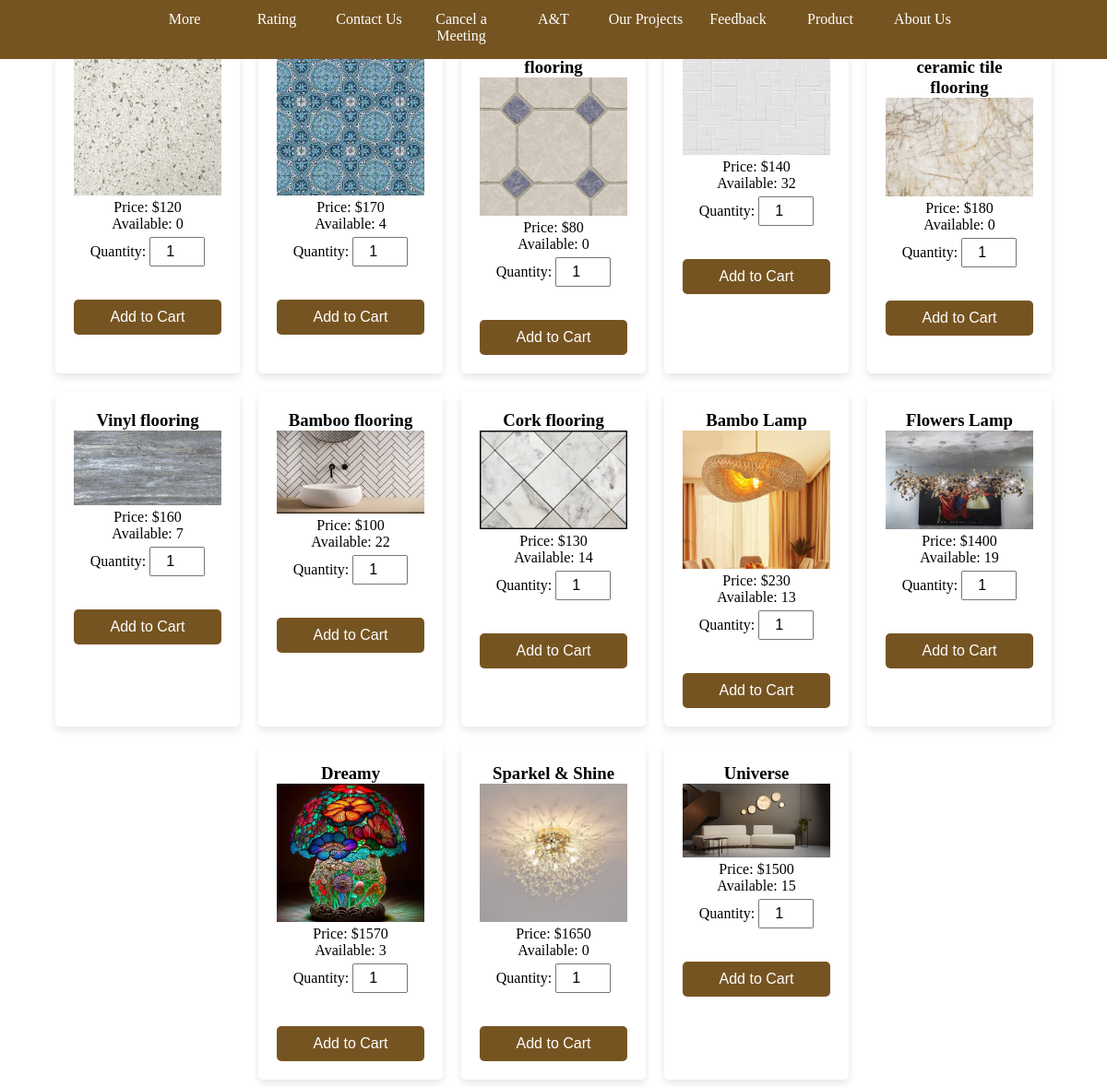
The page /products.php (signed in) on the database its author committed.
### tables this page shows
CREATE TABLE `product` (
  `id` int(11) NOT NULL,
  `name` varchar(250) NOT NULL,
  `image` varchar(1000) NOT NULL,
  `price` int(250) NOT NULL,
  `quantity` int(250) NOT NULL,
  `cat` varchar(250) NOT NULL,
  `detail` varchar(5000) NOT NULL,
  `sales_count` int(11) DEFAULT 0
);

### products.php (the view, shortened to what this page needs)
<?php include('menu.php') ?>
<?php
$host = 'localhost';
$user = 'root';
$pass = '';
$db   = 'projectgmrh';
try {
    $pdo = new PDO("mysql:host=$host;dbname=$db;charset=utf8", $user, $pass);
    $pdo->setAttribute(PDO::ATTR_ERRMODE, PDO::ERRMODE_EXCEPTION);
} catch (PDOException $e) {
    die("Database connection failed: " . $e->getMessage());
}
function getAllProducts($pdo) {
    $stmt = $pdo->query('SELECT * FROM product');
    return $stmt->fetchAll(PDO::FETCH_ASSOC);
}
$products = getAllProducts($pdo);
?>
<!DOCTYPE html>
<html lang="en">
<head>
</head>
<body>
<div class="products-container">
    <?php foreach ($products as $product): ?>
        <div class="item">
            <h3><?php echo htmlspecialchars($product['name']); ?></h3>
            <img src="admin/product_images/<?php echo htmlspecialchars($product['image']); ?>" alt="<?php echo htmlspecialchars($product['name']); ?>">
            <p>Price: $<?php echo htmlspecialchars($product['price']); ?></p>
            <p>Available: <?php echo htmlspecialchars($product['quantity']); ?></p>
            <form method="post">
                <label for="quantity_<?php echo htmlspecialchars($product['id']); ?>">Quantity:</label>
                <input type="number" id="quantity_<?php echo htmlspecialchars($product['id']); ?>" name="quantity" value="1" min="1" max="<?php echo htmlspecialchars($product['quantity']); ?>">
               <br><br><br>
                <button type="submit" name="add_to_cart" class="add-to-cart-button">Add to Cart</button>
            </form>
        </div>
    <?php endforeach; ?>
</div>
</body>
</html>

### menu.php (shortened to what this page needs)
<!DOCTYPE html>
<html lang="en">
<head>
</head>
<body>
<?php
    $currentPage = basename($_SERVER['PHP_SELF']);
    $date = date('Y-m-d');
?>
<nav class="menu">
  <ol>
    <li class="menu-item">
      <a href="#0">More</a>
    </li>
    <li class="menu-item <?php echo ($currentPage == 'rating.php') ? 'active' : ''; ?>"><a href="rating.php">Rating</a></li>
    <li class="menu-item <?php echo ($currentPage == 'indx.php') ? 'active' : ''; ?>"><a href="indx.php">Contact Us</a></li>
    <li class="menu-item <?php echo ($currentPage == 'cancel.php') ? 'active' : ''; ?>"><a href="cancel.php?date=<?php echo $date; ?>">Cancel a Meeting</a></li>
    <li class="menu-item <?php echo ($currentPage == 'us.php') ? 'active' : ''; ?>"><a href="us.php">A&T</a></li>
    <li class="menu-item <?php echo ($currentPage == 'ourProjects.php') ? 'active' : ''; ?>"><a href="ourProjects.php">Our Projects</a></li>
    <li class="menu-item <?php echo ($currentPage == 'feedback.php') ? 'active' : ''; ?>"><a href="feedback.php">Feedback</a></li>
    <li class="menu-item <?php echo ($currentPage == 'category1.php') ? 'active' : ''; ?>"><a href="category1.php">Product</a></li>
    <li class="menu-item <?php echo ($currentPage == 'home.php') ? 'active' : ''; ?>"><a href="home.php">About Us</a></li>
  </ol>
</nav>
</body>
</html>

### menu.php (style rules this page uses)
* { margin: 0; padding: 0; box-sizing: border-box; }
.menu { margin: 0; padding: 0; background: #765421; height: 4rem; width: 100%; position: fixed; z-index: 1; display: flex; justify-content: center; }
.menu ol { list-style-type: none; margin: 0; padding: 0; display: flex; }
.menu > ol > .menu-item { width: 100px; text-align: center; position: relative; }
.menu > ol > .menu-item a { color: #FFF; text-decoration: none; padding: 0.75rem 0; display: block; }

### products.php (style rules this page uses)
body { background-image: url("img/white2.png"); background-size: cover; background-repeat: no-repeat; }
.products-container { display: flex; flex-wrap: wrap; gap: 20px; justify-content: center; padding: 20px; }
.item { width: 200px; padding: 20px; text-align: center; border-radius: 5px; box-shadow: 0 4px 8px rgba(0, 0, 0, 0.1); }
.item img { width: 100%; height: auto; max-height: 150px; object-fit: cover; transition: transform 0.3s ease; }
.add-to-cart-button { display: block; width: 100%; padding: 10px; font-size: 16px; cursor: pointer; text-align: center; border: none; border-radius: 5px; background-color: #765421; color: white; transition: background-color 0.3s ease; }
input[type="number"] { width: 60px; padding: 5px; font-size: 16px; text-align: center; margin-top: 5px; }

### rows shown on the page
product: image (picture), price "120", quantity "0"
product: image (picture), price "170", quantity "4"
product: image (picture), price "80", quantity "0"
product: image (picture), price "140", quantity "32"
product: image (picture), price "180", quantity "0"
product: name "Vinyl flooring", image (picture), price "160", quantity "7"
product: name "Bamboo flooring", image (picture), price "100", quantity "22"
product: name "Cork flooring", image (picture), price "130", quantity "14"
product: name "Bambo Lamp", image (picture), price "230", quantity "13"
product: name "Flowers Lamp", image (picture), price "1400", quantity "19"
product: name "Dreamy", image (picture), price "1570", quantity "3"
product: name "Sparkel & Shine", image (picture), price "1650", quantity "0"
product: name "Universe", image (picture), price "1500", quantity "15"
